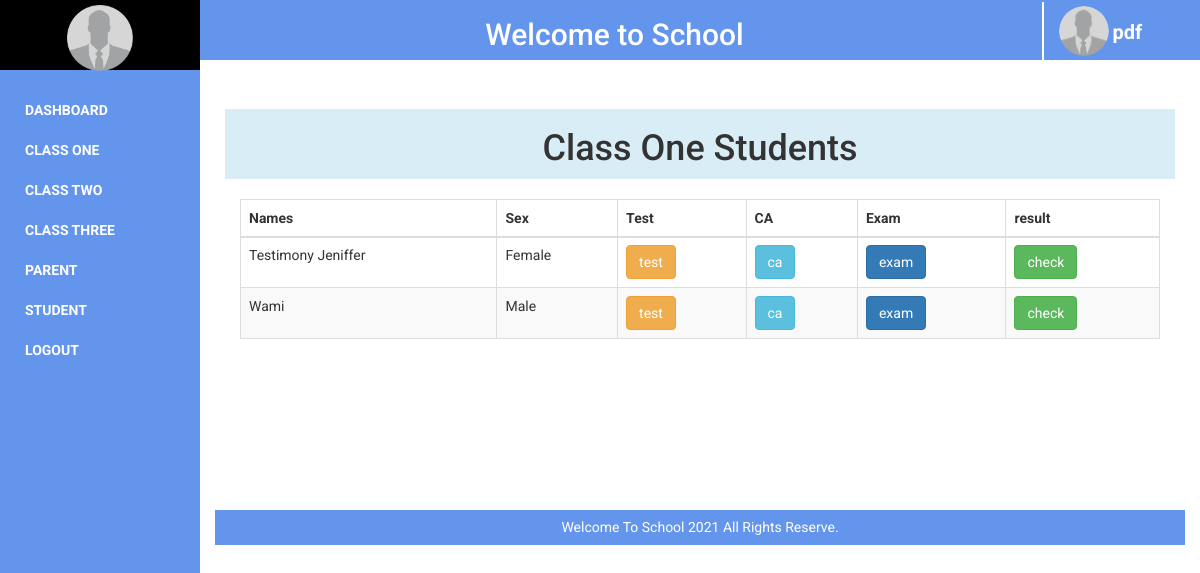
Screenshot of /class1_student (signed in) with the database file from the repository.
### tables this page shows
CREATE TABLE `student` (
  `id` int(11) NOT NULL,
  `name` varchar(50) NOT NULL,
  `sex` varchar(10) NOT NULL,
  `age` varchar(2) NOT NULL,
  `class` varchar(10) NOT NULL,
  `address` varchar(100) NOT NULL,
  `lga` varchar(20) NOT NULL,
  `soo` varchar(20) NOT NULL,
  `pic` varchar(255) NOT NULL,
  `par_id` varchar(10) NOT NULL,
  `stu_id` varchar(10) NOT NULL,
  `date` date NOT NULL,
  `status` varchar(10) NOT NULL
);

### config/dblink.php (called while the page is built, shortened)
<?php
class Sam{
private $connect = NULL;
public function __construct()
  {
$servername = "localhost";
$username = "root";
$password = "";
$dbname = "emailpdf";
  $this->connect = "";
  try{
  $this->connect = new PDO("mysql:host=$servername;dbname=$dbname", $username, $password);
  $this->connect->setAttribute(PDO::ATTR_ERRMODE, PDO::ERRMODE_EXCEPTION);
  $this->connect->exec("SET CHARACTER SET utf8");
    }
  catch(PDOException $e) {
  echo 'Error: ' . $e->getMessage();
        }
  }
 public function tbl_select($tblquery,$tblvalue = array())
 {
 try{
  $stmt = $this->connect->prepare($tblquery);
  $stmt->execute($tblvalue);
  $results = $stmt->fetchAll(PDO::FETCH_ASSOC);
  return $results;
} catch(PDOException $e) {
    echo 'Error: ' . $e->getMessage();
  }
 }
  }
?>

### pages/class1_student.php (the view, shortened to what this page needs)
<div class="row">
    <div class="col-md-12 text-center bg-info" style="margin-top:9px">
        <h1>Class One Students</h1>
    </div>
</div>
<br/>
<table class="table table-hover table-bordered table-striped">
        <thead>
            <tr>
                <th>Names</th>
                <th>Sex</th>
                <th>Test</th>
                <th>CA</th>
                <th>Exam</th>
                <th>result</th>
            </tr>
        </thead>
        <tbody>
            <tr>
                <?php
                    $tblquery = "SELECT * FROM student WHERE class = 'Class 1' ORDER BY name";
                    $tblvalue = array();
                    $select = $collect->tbl_select($tblquery, $tblvalue);
                    foreach($select as $data){
                        extract($data);
                        ?>
                        <?php
                            echo "
                                <tr>
                                    <td>$name</td>
                                    <td>$sex</td>
                                    <td>
                                        <form action='class1_student' method='POST'>
                                            <input type='hidden' name='stu_id' value='$stu_id'>
                                            <input type='hidden' name='par_id' value='$par_id'>
                                            <input type='hidden' name='name' value='$name'>
                                            <input type='submit' name='test' class='btn btn-warning' value='test'>
                                        </form>
                                    </td>
                                    <td>
                                        <form action='class1_student' method='POST'>
                                            <input type='hidden' name='stu_id' value='$stu_id'>
                                            <input type='hidden' name='par_id' value='$par_id'>
                                            <input type='hidden' name='name' value='$name'>
                                            <input type='submit' name='ca' class='btn btn-info' value='ca'>
                                        </form>
                                    </td>
                                    <td>
                                        <form action='class1_student' method='POST'>
                                            <input type='hidden' name='stu_id' value='$stu_id'>
                                            <input type='hidden' name='par_id' value='$par_id'>
                                            <input type='hidden' name='name' value='$name'>
                                            <input type='submit' name='exam' class='btn btn-primary' value='exam'>
                                        </form>
                                    </td>
                                    <td>
                                        <form action='class1_student' method='POST'>
                                            <input type='hidden' name='stu_id' value='$stu_id'>
                                            <input type='hidden' name='par_id' value='$par_id'>
                                            <input type='hidden' name='name' value='$name'>
                                            <input type='submit' name='view' class='btn btn-success' value='check'>
                                        </form>
                                    </td>
                                </tr>
                            ";
                    }
                ?>
            </tr>
        </tbody>
    </table>

### styles/stylesheet.css (style rules this page uses)
body { box-sizing: border-box; font-family: 'Roboto', sans-serif; margin: 0; overflow-x: hidden; padding: 0; }

### rows the page displays
student: name "Testimony Jeniffer", sex "Female"
student: name "Wami", sex "Male"

### other values shown
$_SESSION['username'] "pdf"
